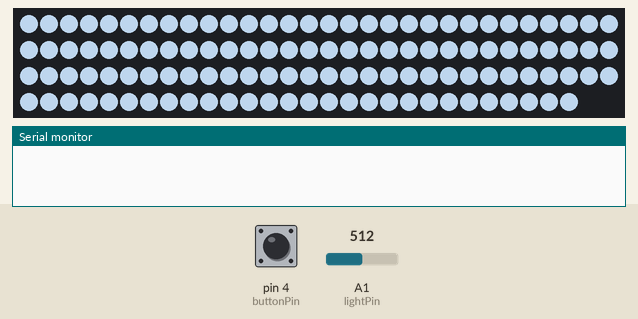
Bench run of a sketch on a simulated Arduino Uno, built with avr-gcc and run on an emulated ATmega328P. Shown: 118 RGB LEDs in strip order, left to right, continuing on the next row, the last lines printed to the serial monitor. Inputs (shaded band) come from the test bench; at power-on: A1 (lightPin) = 512, pin 4 (buttonPin) LOW. Dim RGB values are drawn brighter than linear; the local clock reads 2024-03-15 10:24:30 at power-on unless the sketch sets it.

Above: at 9.2 s.
At 13.4 s:
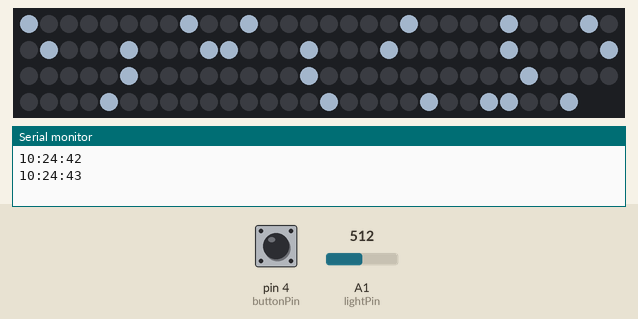
13.5 s: A1 (lightPin) set to 25
15.8 s: pin 4 (buttonPin) pulled HIGH for 1.05 s
At 17.0 s:
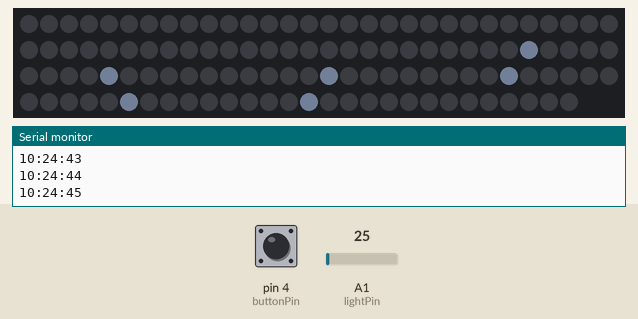

Measured:
- after the input at 15.8 s, the LEDs: change after 0.60 s (image 2)
- what the display in image 0 shows lasts 3.1 s, from 9.2 s to 12.3 s

The sketch:

clock.ino
```cpp
#include "Wire.h"
#include "math.h"
#include "RTClib.h"
#include "LPD8806.h"
#include "SPI.h" // lpd8806 dependency

// RTC SCL (yellow): Analog in 5
// RTC SDA (blue): Analog in 4

int ledDataPin  = 6; // LED DI (blue), digital
int ledClockPin = 7; // LED CI (yellow), digital
int lightPin = 1; // Photoresistor, Analog
int buttonPin = 4; // Push button, digital

DateTime now;
int intensity = 100;
int min_intensity = 10;
int max_intensity = intensity;
int nLEDs = 118;
int reset = 1;

RTC_DS1307 rtc;
LPD8806 leds = LPD8806(nLEDs, ledDataPin, ledClockPin);

void (*words_hour[24])();
void (*words_minute[12])();

void setup() {
  Serial.begin(57600);
  pinMode(buttonPin, INPUT);

  init_leds();
  init_rtc();
  check_reset();
  setup_words();
  test_all();
}

void loop() {
  now = rtc.now();
  adapt_intensity();

  reset_leds();
  if(digitalRead(buttonPin) == HIGH){
    test_words();
  }else{
    display_time();
  }

  delay(1000);
}

void print_time(int hour, int minute, int second){
  Serial.print(hour, DEC);
  Serial.print(':');
  Serial.print(minute, DEC);
  Serial.print(':');
  Serial.print(second, DEC);
  Serial.println();
}

void init_leds(){
  leds.begin();
  leds.show();
}

void init_rtc(){
#ifdef AVR
  Wire.begin();
#else
  Wire1.begin(); // Shield I2C pins connect to alt I2C bus on Arduino Due
#endif
  rtc.begin();

  if (!rtc.isrunning()) {
    // Time is not set. Upload sketch, hold button to set the time.
    error();
    Serial.println("RTC is NOT running!");
  }
}

void error(){
  leds.setPixelColor(0, 255, 0, 0);
  leds.show();
}

void check_reset(){
  if(reset == 1 && digitalRead(buttonPin) == HIGH){
    Serial.println(F("Resetting time to..."));
    Serial.println(__TIME__);
    Serial.println(__DATE__);
    rtc.adjust(DateTime(__DATE__, __TIME__)); // Reset time to the compilation time
  }

  reset = 0;
}

void adapt_intensity(){
  intensity = map(analogRead(lightPin), 0, 1023, min_intensity, max_intensity);
}

void display_time(){
  int hour = now.hour();
  int minute = now.minute();
  int second = now.second();

  if(minute >= 35){
    hour = hour+1; // adjusts the hour. at 7:35, the french actually say "8 moins 25"
  }

  int rest_minute = (minute % 5);
  int rounded_minute = minute-rest_minute;

  _il_est();

  if(hour == 1 || hour == 13){
    _heure();
  } else if (hour % 12 != 0){
    _heures(); // show the word "hours" unless it's 00:xx or 12:xx
  }

  show_hour(hour);
  show_minute(rounded_minute / 5);
  show_minute_edges(rest_minute);

  leds.show();
  print_time(hour, minute, second);
}

void setup_words(){
  words_hour[0] = _minuit;
  words_hour[1] = _une;
  words_hour[2] = _deux;
  words_hour[3] = _trois;
  words_hour[4] = _quatre;
  words_hour[5] = _cinq;
  words_hour[6] = _six;
  words_hour[7] = _sept;
  words_hour[8] = _huit;
  words_hour[9] = _neuf;
  words_hour[10] = _dix;
  words_hour[11] = _onze;
  words_hour[12] = _midi;
  words_hour[13] = _une;
  words_hour[14] = _deux;
  words_hour[15] = _trois;
  words_hour[16] = _quatre;
  words_hour[17] = _cinq;
  words_hour[18] = _six;
  words_hour[19] = _sept;
  words_hour[20] = _huit;
  words_hour[21] = _neuf;
  words_hour[22] = _dix;
  words_hour[23] = _onze;

  words_minute[0] = _nul;
  words_minute[1] = _cinq2;
  words_minute[2] = _dix2;
  words_minute[3] = _et_quart;
  words_minute[4] = _vingt;
  words_minute[5] = _vingt_cinq;
  words_minute[6] = _et_demie;
  words_minute[7] = _moins_vingt_cinq;
  words_minute[8] = _moins_vingt;
  words_minute[9] = _moins_le_quart;
  words_minute[10] = _moins_dix;
  words_minute[11] = _moins_cinq;
}

void test_all(){
  for(int i=0; i < nLEDs; i++) {
    light_on(i+1);
    leds.show();
    delay(50);
  }
  delay(3000);
  reset_leds();
}


void test_words(){
  test_hours();
  test_minutes();
  test_edges();
}

void test_hours(){
  for(int i=0; i < 24; i++){
    show_hour(i);
    leds.show();
    delay(1500);
    reset_leds();
  }
}

void test_minutes(){
  for(int i=1; i < 12; i++){
    show_minute(i);
    leds.show();
    delay(1500);
    reset_leds();
  }
}

void test_edges(){
  for(int i=1; i <= 4; i++) {
    show_minute_edges(i);
    leds.show();
    delay(1500);
    reset_leds();
  }
}

void reset_leds(){
  for(int i=0; i < leds.numPixels(); i++) {
    light_off(i+1);
  }
}

void light_on(int i){
  leds.setPixelColor(i-1, color());
}

void light_off(int i){
  leds.setPixelColor(i-1, 0);
}

uint32_t color(){
  int month = now.month();
  int day = now.day();
  int second = now.second();

  if((day == 8 && month == 4) || (day == 6 && month == 10)  || (day == 14 && month == 9)){
    return Wheel(map(second, 0, 60, 0, 384));
  } else {
    return leds.Color(intensity*0.8, intensity*0.9, intensity);
  }
}

void show_hour(int i){
  (*words_hour[i])();
}

void show_minute(int i){
  (*words_minute[i])();
}

void show_minute_edges(int i){
  switch (i) {
  case 1:
    _m();
    break;
  case 2:
    _mm();
    break;
  case 3:
    _mmm();
    break;
  case 4:
    _mmmm();
    break;
  }
}

/* times */
void _m(){
  light_on(115);
}
void _mm(){
  _m();
  light_on(118);
}
void _mmm(){
  _mm();
  light_on(111);
}
void _mmmm(){
  _mmm();
  light_on(114);
}

void _heure(){
  light_on(55);
  light_on(66);
  light_on(75);
  light_on(86);
  light_on(95);
}
void _heures(){
  _heure();
  light_on(106);
}
void _il_est(){
  light_on(1);
  light_on(20);

  light_on(40);
  light_on(41);
  light_on(60);
}
void _une(){
  light_on(43);
  light_on(58);
  light_on(63);
}
void _deux(){
  light_on(80);
  light_on(81);
  light_on(100);
  light_on(101);
}
void _trois(){
  light_on(62);
  light_on(79);
  light_on(82);
  light_on(99);
  light_on(102);
}
void _quatre(){
  light_on(2);
  light_on(19);
  light_on(22);
  light_on(39);
  light_on(42);
  light_on(59);
}
void _cinq(){
  light_on(77);
  light_on(84);
  light_on(97);
  light_on(104);
}
void _six(){
  light_on(44);
  light_on(57);
  light_on(64);
}
void _sept(){
  light_on(78);
  light_on(83);
  light_on(98);
  light_on(103);
}
void _huit(){
  light_on(4);
  light_on(17);
  light_on(24);
  light_on(37);
}
void _neuf(){
  light_on(3);
  light_on(18);
  light_on(23);
  light_on(38);
}
void _dix(){
  light_on(25);
  light_on(36);
  light_on(45);
}
void _onze(){
  light_on(6);
  light_on(15);
  light_on(26);
  light_on(35);
}
void _midi(){
  light_on(5);
  light_on(16);
  light_on(25);
  light_on(36);
}
void _minuit(){
  light_on(56);
  light_on(65);
  light_on(76);
  light_on(85);
  light_on(96);
  light_on(105);
}

void _nul(){
}
void _cinq2(){
  light_on(69);
  light_on(72);
  light_on(89);
  light_on(92);
}
void _dix2(){
  light_on(87);
  light_on(94);
  light_on(107);
}
void _et(){
  light_on(8);
  light_on(13);
}
void _le(){
  light_on(67);
  light_on(74);
}
void _quart(){
  light_on(33);
  light_on(48);
  light_on(53);
  light_on(68);
  light_on(73);
}
void _et_quart(){
  _et();
  _quart();
}
void _vingt(){
  light_on(9);
  light_on(12);
  light_on(29);
  light_on(32);
  light_on(49);
}
void _vingt_cinq(){
  _vingt();
  light_on(52);
  _cinq2();
}
void _et_demie(){
  light_on(10);
  light_on(11);

  light_on(31);
  light_on(50);
  light_on(51);
  light_on(70);
  light_on(71);
}

void _moins(){
  light_on(7);
  light_on(14);
  light_on(27);
  light_on(34);
  light_on(47);
}
void _moins_vingt_cinq(){
  _moins();
  _vingt_cinq();
}
void _moins_vingt(){
  _moins();
  _vingt();
}
void _moins_le_quart(){
  _moins();
  _le();
  _quart();
}
void _moins_dix(){
  _moins();
  _dix2();
}
void _moins_cinq(){
  _moins();
  _cinq2();
}


// Input a value 0 to 384 to get a color value.
// The colours are a transition r - g -b - back to r
uint32_t Wheel(int WheelPos)
{
  byte r, g, b;
  switch(WheelPos / 128)
  {
    case 0:
      r = 127 - WheelPos % 128;   //Red down
      g = WheelPos % 128;      // Green up
      b = 0;                  //blue off
      break;
    case 1:
      g = 127 - WheelPos % 128;  //green down
      b = WheelPos % 128;      //blue up
      r = 0;                  //red off
      break;
    case 2:
      b = 127 - WheelPos % 128;  //blue down
      r = WheelPos % 128;      //red up
      g = 0;                  //green off
      break;
  }
  return(leds.Color(r,g,b));
}
```
